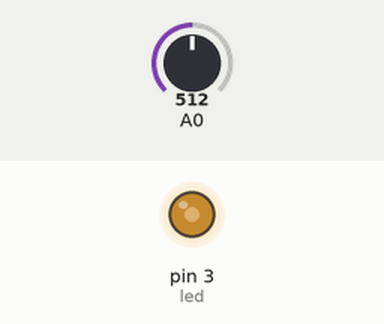
A sketch run on a simulated Arduino Uno, built with avr-gcc and run on an emulated ATmega328P. Shown: output pins drawn as LEDs (lit = HIGH). Inputs (shaded band) come from the test bench; at power-on: A0 = 512. What the sketch prints to the serial monitor is not drawn.

Above: at 1.2 s.
1.3 s: A0 set to 716
At 2.5 s:
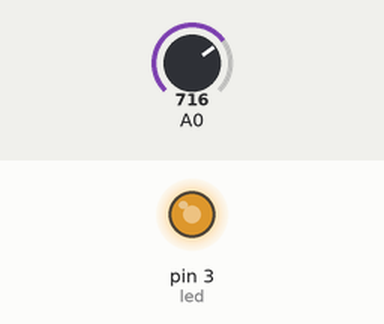
2.8 s: A0 set to 900
At 3.1 s:
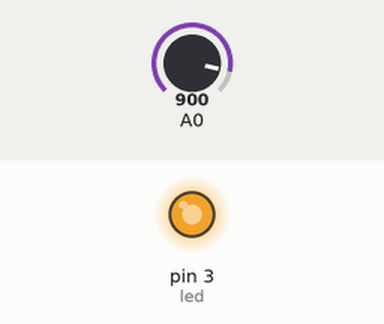
4.3 s: A0 set to 122
At 5.5 s:
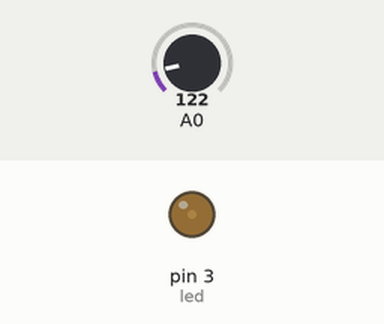
5.8 s: A0 set to 0
At 7.0 s:
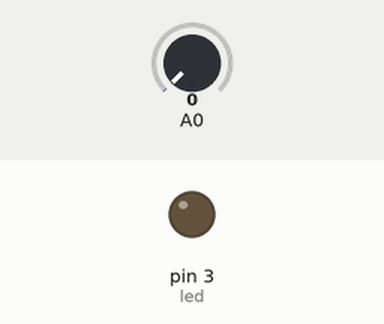
Timing chart, 0 to 8.3 s (numbered marks = the images above; inputs shaded):
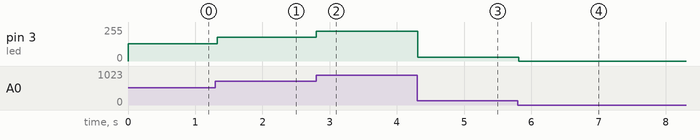

Measured:
- after the input at 1.3 s, pin 3 (led): 128/255 → 179/255 at once
- after the input at 2.8 s, pin 3 (led): 179/255 → 225/255 at once
- after the input at 4.3 s, pin 3 (led): 225/255 → 30/255 at once
- after the input at 5.8 s, pin 3 (led): 30/255 → 0/255 at once

The sketch:

arduino_voltageDivider.ino
```cpp
int led = 3;

void setup() {
  // initialize the digital pin as an output.
  pinMode(led, OUTPUT);
  Serial.begin(9600);
}

void loop() {
  int reading = analogRead(0)/4;
  Serial.write(reading);

  analogWrite(led, reading);
  delay(30);
}
```
